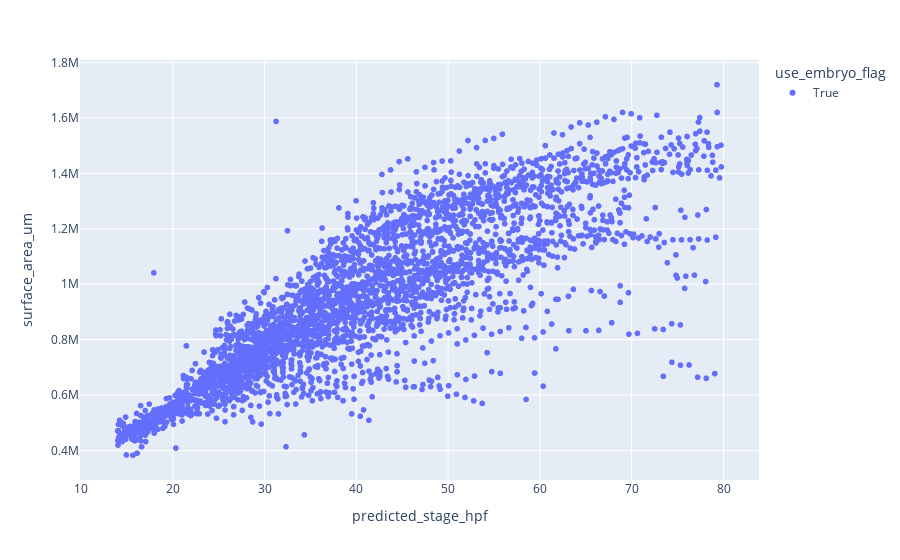

Notebook code cell kept with this figure:
### Markdown cell above
### Look at embryo length vs. predicted stage

### Code cell
sample_date = "20231206"
metadata_df["experiment_date"] = metadata_df["experiment_date"].astype(str)
ft = (metadata_df["experiment_date"]==sample_date)# & (metadata_df["embryo_id"]=="20230531_D03_e00")
fig = px.scatter(metadata_df.loc[ft, :], 
                 x="predicted_stage_hpf", y="surface_area_um", color="use_embryo_flag", hover_data={"snip_id"})
fig.show()

### Figure 1 — Plotly figure (JSON) as saved in the notebook; plotly's stock layout.template omitted (floating-point values rounded to 4 significant figures; data arrays with more than 128 entries replaced by an {"elided": "..."} marker saying what was removed)
{"data": [{"customdata": {"elided": "3281x1 str values"}, "hovertemplate": "use_embryo_flag=True<br>predicted_stage_hpf=%{x}<br>surface_area_um=%{y}<br>snip_id=%{customdata[0]}<extra></extra>", "legendgroup": "True", "marker": {"color": "#636efa", "symbol": "circle"}, "mode": "markers", "name": "True", "showlegend": true, "type": "scattergl", "x": {"elided": "3281 float values"}, "xaxis": "x", "y": {"elided": "3281 float values"}, "yaxis": "y"}], "layout": {"legend": {"title": {"text": "use_embryo_flag"}, "tracegroupgap": 0}, "margin": {"t": 60}, "xaxis": {"anchor": "y", "domain": [0, 1], "title": {"text": "predicted_stage_hpf"}}, "yaxis": {"anchor": "x", "domain": [0, 1], "title": {"text": "surface_area_um"}}}}
